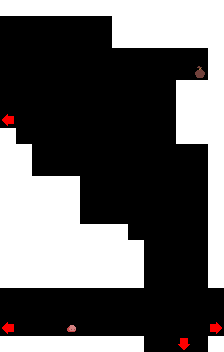

A level layout from a 2D game, rendered from its tile map. Below: a short description, then the map file with its tile-grid data intact:
An orthogonal 14x22 tile map with 16x16 px tiles, 1 tile layer (Tile Layer 1).

<map version="1.10" tiledversion="1.11.2" orientation="orthogonal" renderorder="right-up" width="14" height="22" tilewidth="16" tileheight="16" infinite="0" nextlayerid="2" nextobjectid="1">
 <tileset firstgid="1" source="../../tiletypes.tsx" />
 <layer id="1" name="Tile Layer 1" width="14" height="22">
  <data encoding="csv">
1,1,1,1,1,1,1,1,1,1,1,1,1,1,
0,0,0,0,0,0,0,1,1,1,1,1,1,1,
0,0,0,0,0,0,0,1,1,1,1,1,1,1,
0,0,0,0,0,0,0,0,0,0,0,0,0,1,
0,0,0,0,0,0,0,0,0,0,0,0,25,1,
0,0,0,0,0,0,0,0,0,0,0,1,1,1,
0,0,0,0,0,0,0,0,0,0,0,1,1,1,
10,0,0,0,0,0,0,0,0,0,0,1,1,1,
1,0,0,0,0,0,0,0,0,0,0,1,1,1,
1,1,0,0,0,0,0,0,0,0,0,0,0,1,
1,1,0,0,0,0,0,0,0,0,0,0,0,1,
1,1,1,1,1,0,0,0,0,0,0,0,0,1,
1,1,1,1,1,0,0,0,0,0,0,0,0,1,
1,1,1,1,1,0,0,0,0,0,0,0,0,1,
1,1,1,1,1,1,1,1,0,0,0,0,0,1,
1,1,1,1,1,1,1,1,1,0,0,0,0,1,
1,1,1,1,1,1,1,1,1,0,0,0,0,1,
1,1,1,1,1,1,1,1,1,0,0,0,0,1,
0,0,0,0,0,0,0,0,0,0,0,0,0,0,
0,0,0,0,0,0,0,0,0,0,0,0,0,0,
10,0,0,0,26,0,0,0,0,0,0,0,0,9,
1,1,1,1,1,1,1,1,1,0,0,11,0,1
</data>
 </layer>
</map>
